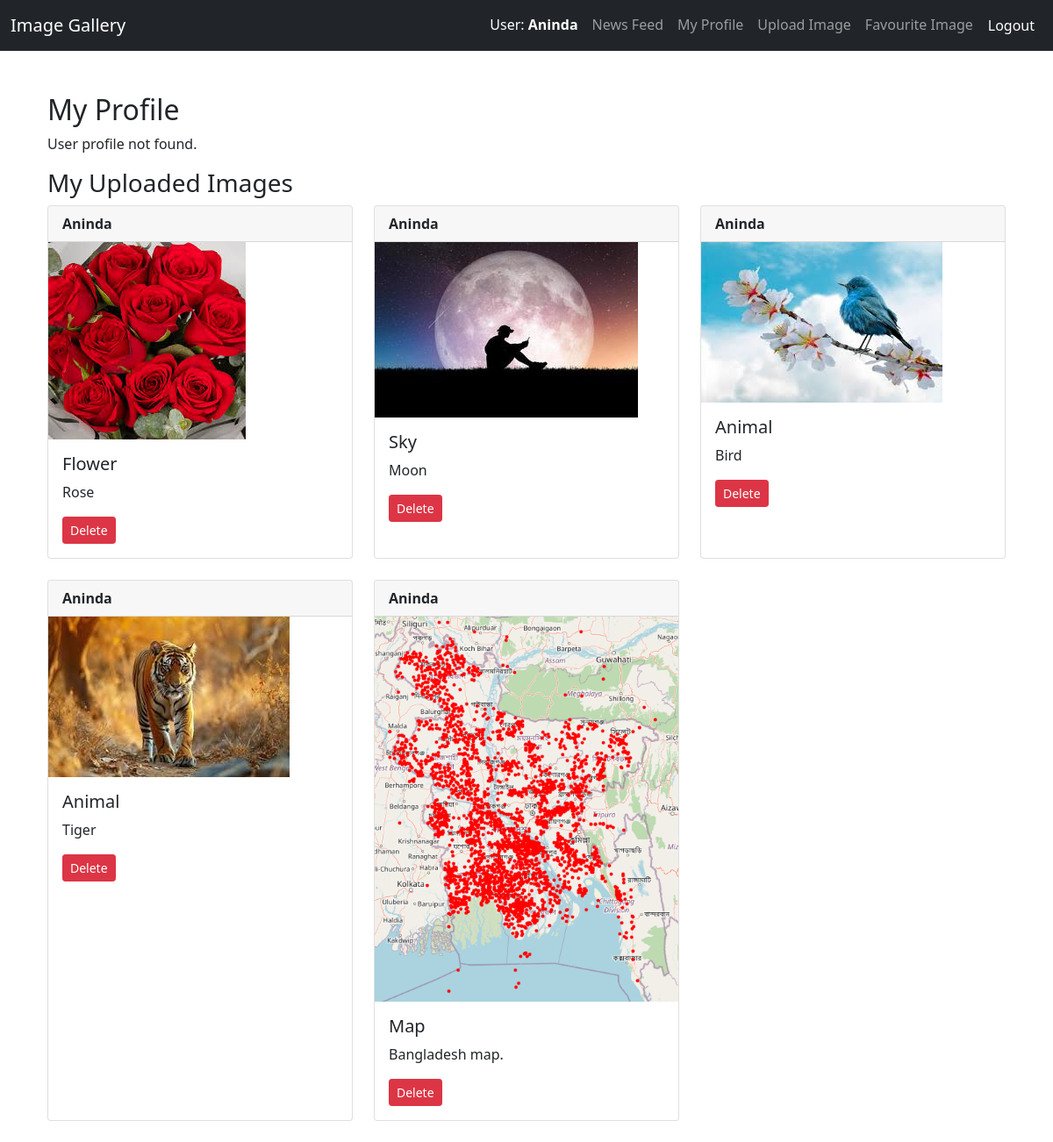
Before: /my-profile/ (signed in) with the older database file.
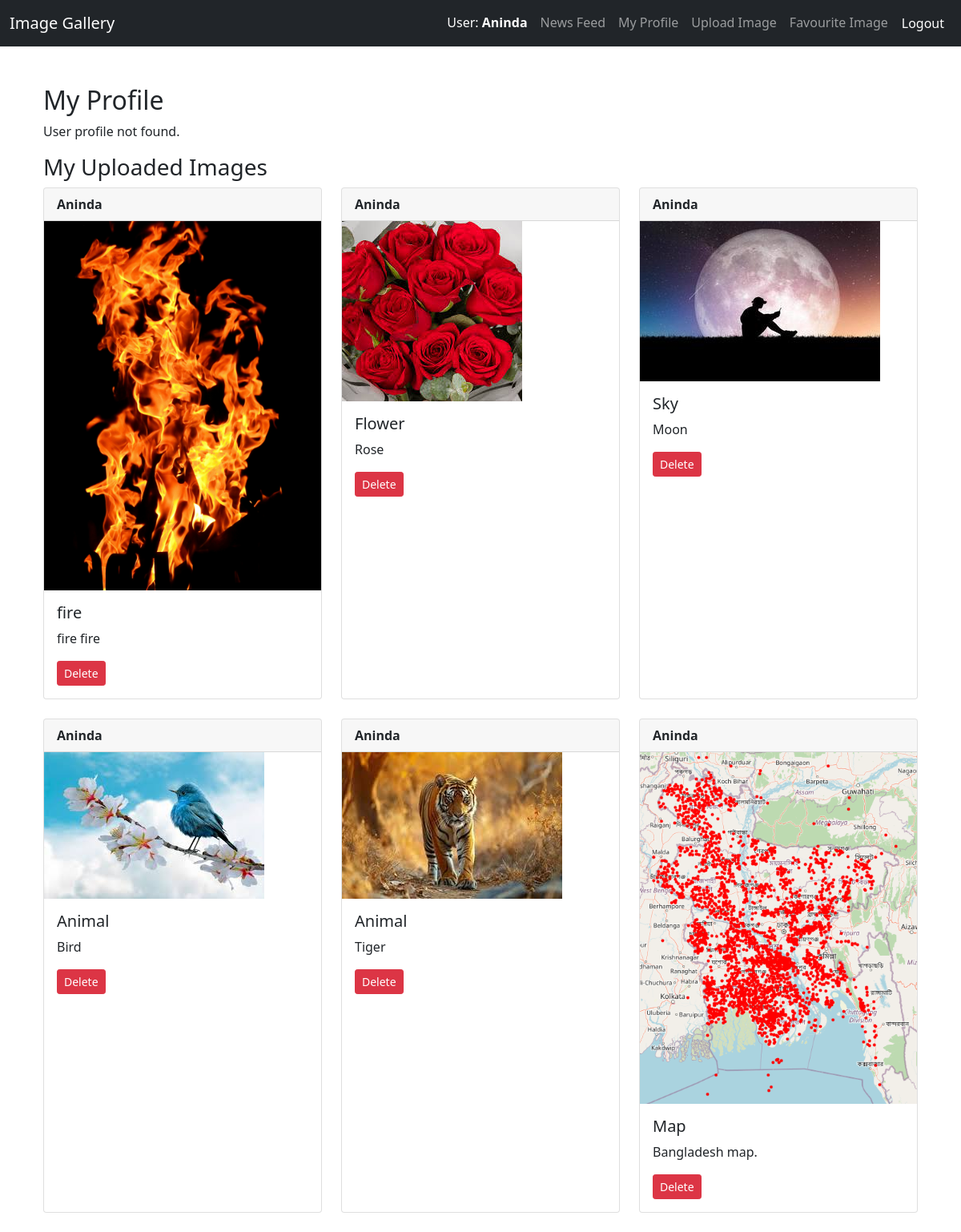
After: the same page with the newer database file.
### gallery/models.py (models this page shows, shortened)
class Image(models.Model):
    title = models.CharField(max_length=100)
    description = models.TextField(blank=True)
    image = models.ImageField(upload_to='images/')
    uploaded_by = models.ForeignKey(User, on_delete=models.CASCADE)
    uploaded_at = models.DateTimeField(auto_now_add=True)
    liked_by = models.ManyToManyField(User, related_name='favorite_images', blank=True)

### gallery/views.py (the view)
# urls.py: path('my-profile/', MyProfileView.as_view(), name='my-profile'),
class MyProfileView(LoginRequiredMixin, TemplateView):
    template_name = 'gallery/my_profile.html'
    def get_context_data(self, **kwargs):
        context = super().get_context_data(**kwargs)
        user = self.request.user
        try:
            profile = UserProfile.objects.get(user=user)
        except UserProfile.DoesNotExist:
            profile = None
        context['profile'] = profile
        context['images'] = Image.objects.filter(uploaded_by=user).order_by('-uploaded_at')
        return context

### gallery/templates/gallery/my_profile.html
{% extends 'gallery/base.html' %}
{% block content %}
<div class="container mt-5">
  <h2>My Profile</h2>
  {% if profile %}
    <div class="card p-3 shadow-sm rounded mb-5" style="max-width: 500px;">
      {% if profile.picture %}
      <img src="{{ profile.picture.url }}" class="img-fluid rounded-circle mb-3" style="width: 150px;" alt="Profile Picture">
      {% else %}
      <p>No profile picture uploaded.</p>
      {% endif %}
      <ul class="list-group list-group-flush">
        <li class="list-group-item"><strong>Name:</strong> {{ profile.name }}</li>
        <li class="list-group-item"><strong>Username:</strong> {{ user.username }}</li>
        <li class="list-group-item"><strong>Email:</strong> {{ user.email }}</li>
        <li class="list-group-item"><strong>Date of Birth:</strong> {{ profile.dob }}</li>
      </ul>
    </div>
  {% else %}
    <p>User profile not found.</p>
  {% endif %}
  <h3>My Uploaded Images</h3>
  <div class="row">
    {% for image in images %}
      <div class="col-md-4 mb-4">
        <div class="card h-100">
          <div class="card-header">
            <strong>{{ user.username }}</strong>
          </div>
          <a href="{% url 'image-detail' image.pk %}">
            <img src="{{ image.image.url }}" class="img-fluid" alt="{{ image.title }}">
          </a>
          <div class="card-body">
            <h5 class="card-title">{{ image.title }}</h5>
            <p class="card-text">{{ image.description }}</p>
            <a href="{% url 'image-delete' image.pk %}" class="btn btn-sm btn-danger">Delete</a>
          </div>
        </div>
      </div>
    {% empty %}
      <p class="text-muted">You haven't uploaded any images yet.</p>
    {% endfor %}
  </div>
</div>
{% endblock %}

### gallery/templates/gallery/base.html (shortened to what this page needs)
<!DOCTYPE html>
<html lang="en">
<head>
  <link href="https://cdn.jsdelivr.net/npm/bootstrap@5.1.0/dist/css/bootstrap.min.css" rel="stylesheet">
</head>
<body>
  <nav class="navbar navbar-expand-lg navbar-dark bg-dark">
    <div class="container-fluid">
      <a class="navbar-brand" href="{% url 'gallery-list' %}">Image Gallery</a>
      <div class="collapse navbar-collapse" id="navbarNav">
        <ul class="navbar-nav ms-auto">
          {% if user.is_authenticated %}
            <li class="nav-item">
              <span class="nav-link text-white">User: <strong>{{ user.username }}</strong></span>
            </li>
            <li class="nav-item">
              <a class="nav-link" href="{% url 'news-feed' %}">News Feed</a>
            </li>
            <li class="nav-item">
              <a class="nav-link" href="{% url 'my-profile' %}">My Profile</a>
            </li>
            <li class="nav-item">
              <a class="nav-link" href="{% url 'image-upload' %}">Upload Image</a>
            </li>
            <li class="nav-item">
              <a class="nav-link" href="{% url 'my-favorites' %}">Favourite Image</a>
            </li>
            <li class="nav-item">
              <form method="post" action="{% url 'logout' %}">
                <button class="nav-link btn btn-link text-white" type="submit" style="text-decoration: none;">Logout</button>
              </form>
            </li>
          {% endif %}
        </ul>
      </div>
    </div>
  </nav>
  <div class="container">
    {% block content %}
    {% endblock %}
  </div>
</body>
</html>

Changed rows visible on the page:
added Image: {{ user.username }} "Aninda", image (picture), title "fire", description "fire fire"
